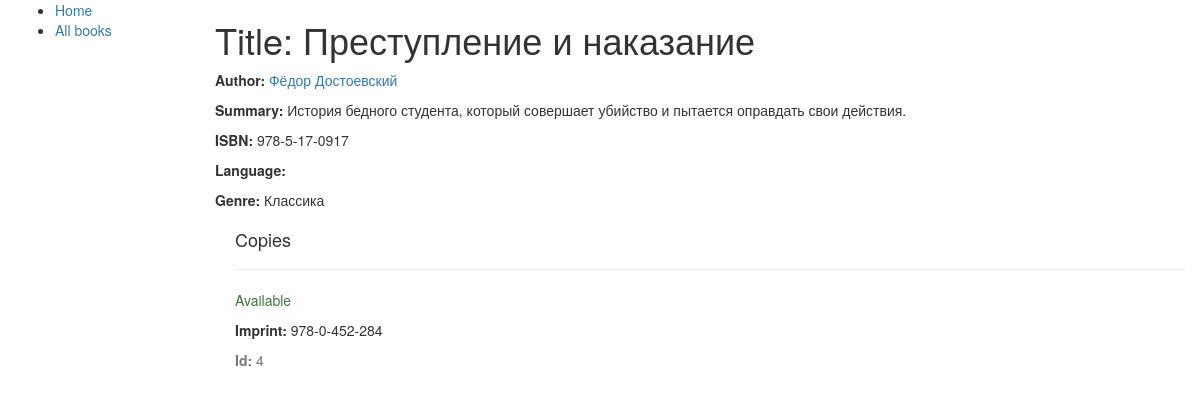
The app's page /catalog/book/1/ with its own data.
### catalog/models.py (models this page shows, shortened)
class Book(models.Model):
    title = models.CharField(max_length=200)
    author = models.ForeignKey(Author, on_delete=models.CASCADE, default=1)  # Using default=1 for existing author
    summary = models.TextField(max_length=1000, help_text="Enter a brief description of the book")
    isbn = models.CharField('ISBN', max_length=13, unique=True, help_text="13-character ISBN number")
    genre = models.ManyToManyField(Genre, help_text="Select a genre for this book")

class Author(models.Model):
    first_name = models.CharField(max_length=100)
    last_name = models.CharField(max_length=100)
    date_of_birth = models.DateField(null=True, blank=True)
    date_of_death = models.DateField('Died', null=True, blank=True)
    def __str__(self):
        return f'{self.first_name} {self.last_name}'

class Genre(models.Model):
    name = models.CharField(max_length=200, help_text="Enter a book genre (e.g. Science Fiction, Fantasy, etc.)")
    def __str__(self):
        return self.name

class BookInstance(models.Model):
    book = models.ForeignKey(Book, on_delete=models.CASCADE)
    status = models.CharField(
        max_length=20,
        choices=[('a', 'Available'), ('o', 'On loan')],
        default='a',
    )
    due_back = models.DateField(null=True, blank=True)
    imprint = models.CharField(max_length=200, help_text="Enter the imprint details (e.g. publisher)")
    id = models.CharField(max_length=200, primary_key=True)

### catalog/views.py (the view)
# urls.py: path('book/<int:pk>/', views.BookDetailView.as_view(), name='book-detail'),  # Детальная информация о книге
class BookDetailView(generic.DetailView):
    model = Book
    template_name = 'catalog/book_detail.html'
    def get_context_data(self, **kwargs):
        context = super().get_context_data(**kwargs)
        book = self.get_object()
        context['book_instances'] = BookInstance.objects.filter(book=book)
        return context

### catalog/templates/catalog/book_detail.html (shortened to what this page needs)
{% extends "base_generic.html" %}
{% block content %}
  <h1>Title: {{ book.title }}</h1>
  <p><strong>Author:</strong> <a href="">{{ book.author }}</a></p>
  <p><strong>Summary:</strong> {{ book.summary }}</p>
  <p><strong>ISBN:</strong> {{ book.isbn }}</p>
  <p><strong>Language:</strong> {{ book.language }}</p>
  <p><strong>Genre:</strong> {% for genre in book.genre.all %} {{ genre }}{% if not forloop.last %}, {% endif %}{% endfor %}</p>
  <div style="margin-left:20px;margin-top:20px">
    <h4>Copies</h4>
    {% for copy in book.bookinstance_set.all %}
    <hr>
    <p class="{% if copy.status == 'a' %}text-success{% elif copy.status == 'd' %}text-danger{% else %}text-warning{% endif %}">{{ copy.get_status_display }}</p>
    <p><strong>Imprint:</strong> {{copy.imprint}}</p>
    <p class="text-muted"><strong>Id:</strong> {{copy.id}}</p>
    {% endfor %}
  </div>
{% endblock %}

### records on screen
Book: title "Преступление и наказание", author "Фёдор Достоевский", summary "История бедного студента, который совершает убийство и пытается оправдать свои действия.", isbn "978-5-17-0917"
Genre: name "Классика"
BookInstance: status "Available", imprint "978-0-452-284", id "4"
